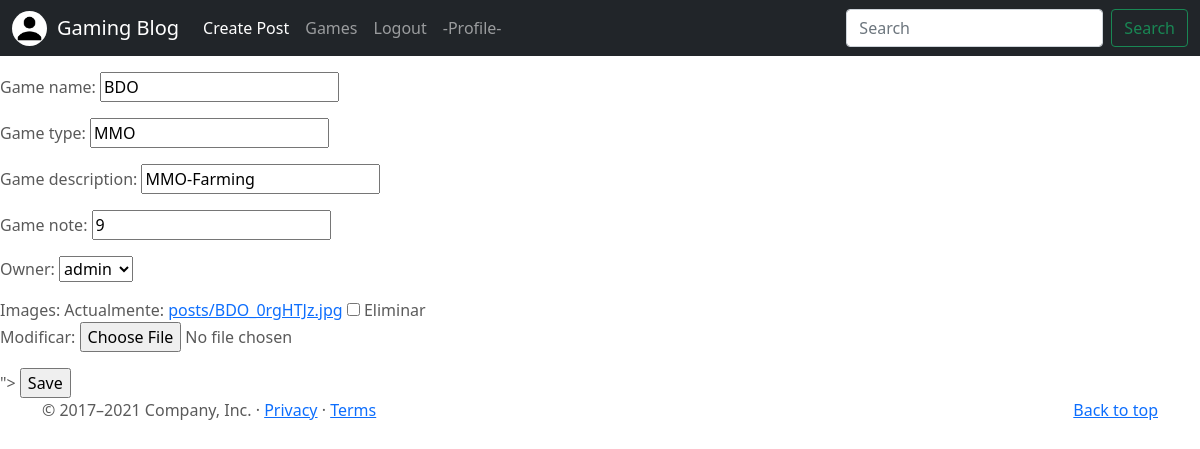
Screenshot of /post/2/update (signed in) with the database file from the repository.
### Games/models.py (models this page shows, shortened)
class Profile(models.Model):
    user = models.OneToOneField(to=User, on_delete=models.CASCADE,related_name='profile')
    steam_id= models.CharField(max_length=255)
    images = models.ImageField(upload_to="profiles", null=True, blank=True)

class Post(models.Model):
    game_name = models.CharField(max_length=30)
    game_type = models.CharField(max_length=80)
    game_description = models.CharField(max_length=120)
    game_note = models.CharField(max_length=15)
    owner = models.ForeignKey(to=User, on_delete=models.CASCADE, related_name="owner")
    images = models.ImageField(upload_to="posts", null=True, blank=True)
    created_time = models.DateTimeField(auto_now_add = True)

### Games/views.py (the view, shortened to what this page needs)
# urls.py: path('post/<pk>/update',PostUpdate.as_view(), name='post-update'),
class PostUpdate(LoginRequiredMixin, UserPassesTestMixin,UpdateView):
    model = Post
    success_url = reverse_lazy("post-list")
    fields= '__all__'
    def test_func(self):
        user_id = self.request.user.id
        post_id = self.kwargs.get('pk')
        return Post.objects.filter(owner=user_id, id=post_id).exists()

### Games/templates/Games/post_form.html (shortened to what this page needs)
{% extends "Games/base.html" %}
{% block main %}
<br>
<form method="POST" enctype="multipart/form-data">
    {{form.as_p}}">
    <input type="submit" value="Save">
</form>
{% endblock %}

### Games/templates/Games/base.html (shortened to what this page needs)
<!DOCTYPE html>
<html lang="en">
<head>
    {% load static %}
<link href="{% static 'Games/css/bootstrap.min.css' %}" rel="stylesheet">
    <link href="{% static 'Games/css/carousel.css' %}" rel="stylesheet">
</head>
  <body>
    <header>
      <nav class="navbar navbar-expand-md navbar-dark fixed-top bg-dark">
        <div class="container-fluid">
          {% if user.profile.images %}
            <a href="{% url 'profile-update' user.profile.id %}">
              <img src="{{ user.profile.images.url }}" height="100%" width="35px" style="border-radius: 50%; margin-right: 10px;">
            </a>
          {% endif %}
          <a class="navbar-brand" href="{% url 'index' %}">Gaming Blog</a>
          <div class="collapse navbar-collapse" id="navbarCollapse">
            <ul class="navbar-nav me-auto mb-2 mb-md-0">
              <li class="nav-item">
                <a class="nav-link active" aria-current="page" href="{%url 'post-create' %}"> Create Post</a>
              </li>
              <li class="nav-item">
                <a class="nav-link" href="{% url 'post-list' %}">Games</a>
              </li>
              {% if user.is_authenticated %}
                <li class="nav-item">
                  <a class="nav-link" href="{% url 'logout' %}">Logout</a>
                </li>
              {% endif %}
              {% if user.is_authenticated %}
                <li class="nav-item">
                  <a class="nav-link" href="{% url 'profile-update' user.id %}"> -Profile-</a>
                </li>
              {% endif %}
            </ul>
            <form class="d-flex">
              <input class="form-control me-2" type="search" placeholder="Search" aria-label="Search">
              <button class="btn btn-outline-success" type="submit">Search</button>
            </form>
          </div>
        </div>
      </nav>
    </header>
    {% block main %}
    {% endblock %}
  <footer class="container">
    <p class="float-end"><a href="https://getbootstrap.com/docs/5.0/examples/carousel/#">Back to top</a></p>
    <p>© 2017–2021 Company, Inc. · <a href="https://getbootstrap.com/docs/5.0/examples/carousel/#">Privacy</a> · <a href="https://getbootstrap.com/docs/5.0/examples/carousel/#">Terms</a></p>
  </footer>
    </body>
</html>

### Games/static/Games/css/carousel.css (style rules this page uses)
body { padding-top: 3rem; padding-bottom: 3rem; color: #5a5a5a; }

### rows the page displays
Post: game_name "BDO", game_type "MMO", game_description "MMO-Farming", game_note "9", owner "admin"
